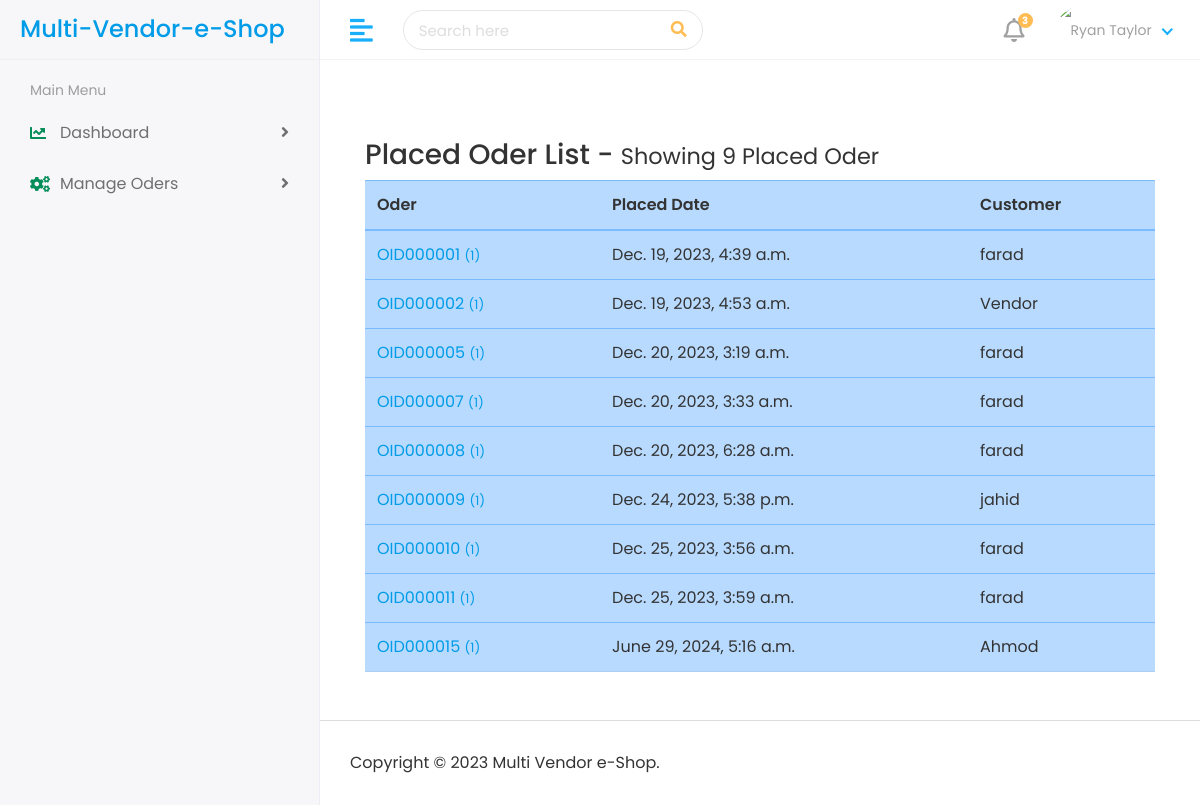
Page /admin-panel/placed-oder-list/ (signed in) on the earlier database version.
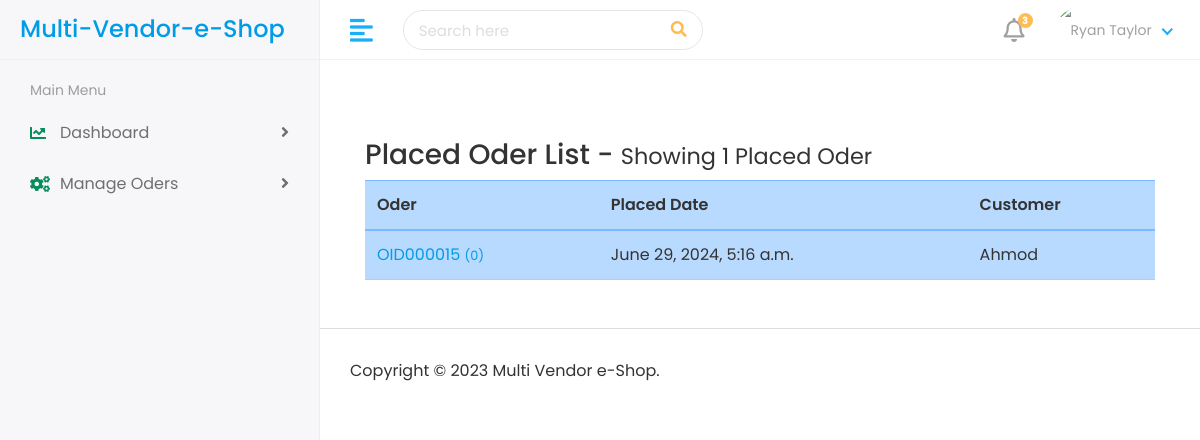
Same page on the later database version.
### products/models.py (models this page shows, shortened)
class PlacedOder(models.Model):
    STATUS = [
        ("Oder Recived", "Oder Recived"),
        ("Oder Packed", "Oder Packed"),
        ("Oder OnTheWay", "Oder OnTheWay"),
        ("Oder Shipped", "Oder Shipped"),
    ]
    user = models.ForeignKey("accounts.CustomUser", on_delete=models.CASCADE)
    shipping_address = models.ForeignKey(
        CustomerAddress, on_delete=models.DO_NOTHING, related_name="shipping_address"
    )
    sub_total_price = models.FloatField(blank=True, null=True)
    status = models.CharField(max_length=50, choices=STATUS, default="Oder Recived")
    paid = models.BooleanField(default=False)
    placed_date = models.DateTimeField(auto_now_add=True)
    order_number = models.CharField(max_length=12, blank=True, null=True)

### accounts/models.py (models this page shows, shortened)
class CustomUser(AbstractBaseUser, PermissionsMixin):
    USER_ROLE = [
        ('1', 'Customer'),
        ('2', 'Editor'),
        ('3', 'Vendor'),
    ]
    email = models.EmailField(unique=True)
    first_name = models.CharField(max_length=30)
    last_name = models.CharField(max_length=30)
    mobile = models.PositiveIntegerField()
    user_role = models.CharField(choices=USER_ROLE, default=1, max_length=20)
    date_joined = models.DateTimeField(default=timezone.now)
    is_active = models.BooleanField(default=True)
    is_staff = models.BooleanField(default=True)
    objects = CustomUserManager()
    USERNAME_FIELD = 'email'
    REQUIRED_FIELDS = ['first_name', 'last_name','mobile']

### AdminPanel/views.py (the view)
# urls.py: path('admin-panel/placed-oder-list/', views.show_placed_oder_list, name='show_placed_oder_list'),
@login_required(login_url='user_login')
def show_placed_oder_list(request):
    placed_oder_list = PlacedOder.objects.all()
    context={
        'placed_oder_list':placed_oder_list
    }
    return render(request, 'admin-panel/placed-oder-list.html', context)

### templates/admin-panel/placed-oder-list.html (shortened to what this page needs)
{% extends "admin-panel/admin-base.html" %}
{% load static %}
{% block admin-body %}
<div class="container my-5">
    <div class="head-area">
        <h3>Placed Oder List - <small>Showing {{placed_oder_list|length}} Placed Oder</small></h3>
    </div>
    <div class="table-responsive">
        <table class="table table-primary">
            <thead>
                <tr>
                    <th scope="col">Oder</th>
                    <th scope="col">Placed Date</th>
                    <th scope="col">Customer</th>
                </tr>
            </thead>
            <tbody>
                {% for oder in placed_oder_list %}
                    <tr class="">
                        <td scope="row"><a href="{% url 'show_placed_oder_item_list' oder.id %}">{{oder.order_number}} <small>({{oder.order_items.count}})</small></a></td>
                        <td>{{oder.placed_date}}</td>
                        <td>{{oder.user.first_name}}</td>
                    </tr>
                {% endfor %}
            </tbody>
        </table>
    </div>
</div>
{% endblock admin-body %}

### templates/admin-panel/admin-base.html (shortened to what this page needs)
{% load static %}
<!DOCTYPE html>
<html lang="en">
  <head>
    <link
      rel="stylesheet"
      href="{% static 'admin-panel/assets/plugins/bootstrap/css/bootstrap.min.css' %}"
    />
    <link
      rel="stylesheet"
      href="{% static 'admin-panel/assets/plugins/fontawesome/css/fontawesome.min.css' %}"
    />
    <link
      rel="stylesheet"
      href="{% static 'admin-panel/assets/plugins/fontawesome/css/all.min.css' %}"
    />
    <link rel="stylesheet" href="{% static 'admin-panel/assets/css/style.css' %}" />
    <link rel="stylesheet" href="https://cdnjs.cloudflare.com/ajax/libs/font-awesome/4.7.0/css/font-awesome.min.css">
  </head>
  <body>
    <div class="main-wrapper">
      {% include 'admin-panel/includes/header.html' %}
      {% include 'admin-panel/includes/sidebar.html' %}
      <div class="page-wrapper">
        <div class="content container-fluid">
          {% block admin-body %}{% endblock admin-body %}
        </div>
        {% include 'admin-panel/includes/footer.html' %}
      </div>
    </div>
  </body>
</html>

### templates/admin-panel/includes/header.html (shortened to what this page needs)
{% load static %}
<div class="header">
   <div class="header-left">
     <a href="{% url 'home' %}" class="logo">
       <h4 class="mt-2 mb-2">Multi-Vendor-e-Shop</h4>
     </a>
   </div>
   <a href="javascript:void(0);" id="toggle_btn">
     <i class="fas fa-align-left"></i>
   </a>
   <div class="top-nav-search">
     <form>
       <input type="text" class="form-control" placeholder="Search here" />
       <button class="btn" type="submit">
         <i class="fas fa-search"></i>
       </button>
     </form>
   </div>
   <ul class="nav user-menu">
     <li class="nav-item dropdown noti-dropdown">
       <a href="#" class="dropdown-toggle nav-link" data-toggle="dropdown">
         <i class="far fa-bell"></i>
         <span class="badge badge-pill">3</span>
       </a>
     </li>
     <li class="nav-item dropdown has-arrow">
       <a href="#" class="dropdown-toggle nav-link" data-toggle="dropdown">
         <span class="user-img"
           ><img
             class="rounded-circle"
             src="{% static 'assets/img/profiles/avataaars.png' %}"
             width="31"
             alt="Ryan Taylor"
         /></span>
       </a>
     </li>
   </ul>
 </div>

### templates/admin-panel/includes/sidebar.html (shortened to what this page needs)
{% load static %}
<div class="sidebar" id="sidebar">
  <div class="sidebar-inner slimscroll">
    <div id="sidebar-menu" class="sidebar-menu">
      <ul>
        <li class="menu-title">
          <span>Main Menu</span>
        </li>
        <li class="">
          <a href="{% url 'dashboard' %}"
            ><i class="fas fa-solid fa-chart-line" style="color: #068e5a;"></i> <span> Dashboard</span>
            <span class="menu-arrow"></span
          ></a>
        </li>
        <li class="submenu">
          <a href="#">
            <i class="fas fa-solid fa-gears" style="color: #068e5a;"></i> <span>Manage Oders</span><span class="menu-arrow"></span>
          </a>
        </li>
      </ul>
    </div>
  </div>
</div>

### templates/admin-panel/includes/footer.html
{% load static %}
    <footer>
        <p>Copyright © 2023 Multi Vendor e-Shop.</p>
    </footer>

Differences in the rows shown:
removed PlacedOder: order_number "OID000001", order_items.count "1", placed_date "Dec. 19, 2023, 4:39 a.m.", user.first_name "farad"
removed PlacedOder: order_number "OID000002", order_items.count "1", placed_date "Dec. 19, 2023, 4:53 a.m.", user.first_name "Vendor"
removed PlacedOder: order_number "OID000005", order_items.count "1", placed_date "Dec. 20, 2023, 3:19 a.m.", user.first_name "farad"
removed PlacedOder: order_number "OID000007", order_items.count "1", placed_date "Dec. 20, 2023, 3:33 a.m.", user.first_name "farad"
removed PlacedOder: order_number "OID000008", order_items.count "1", placed_date "Dec. 20, 2023, 6:28 a.m.", user.first_name "farad"
removed PlacedOder: order_number "OID000009", order_items.count "1", placed_date "Dec. 24, 2023, 5:38 p.m.", user.first_name "jahid"
removed PlacedOder: order_number "OID000010", order_items.count "1", placed_date "Dec. 25, 2023, 3:56 a.m.", user.first_name "farad"
removed PlacedOder: order_number "OID000011", order_items.count "1", placed_date "Dec. 25, 2023, 3:59 a.m.", user.first_name "farad"
computed for PlacedOder "OID000015": order_items.count "1" → "0"
Other differences:
{{ placed_oder_list|length }}: "9" → "1"
